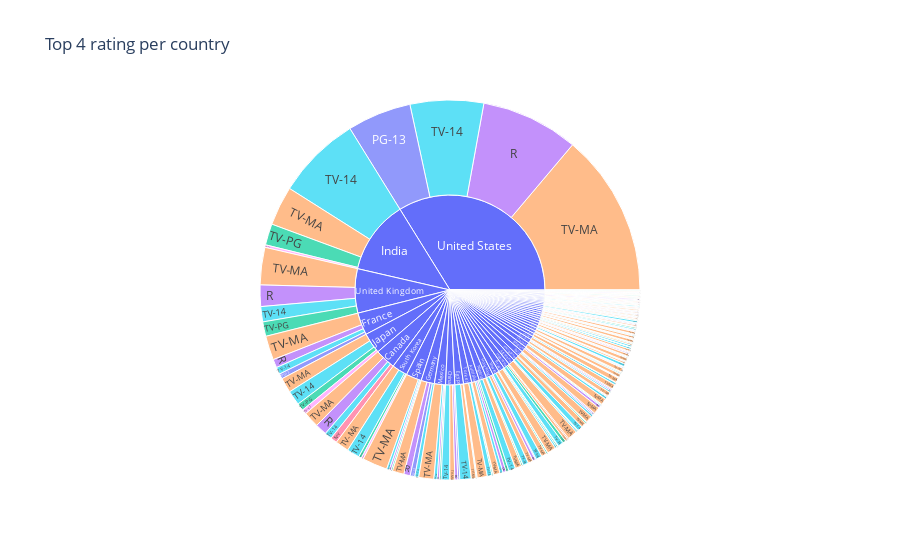

Notebook cell for this chart:
### Code cell
rating_country_df=rating_distribution_df.drop('type',axis=1).merge(country_filtered_8_df,how='inner',on='show_id').groupby(by=['country','rating'],sort=False).count().reset_index().rename({'show_id':'Count'},axis=1).sort_values(by=['country','Count'],ascending=False).groupby('country').head(4)
# fig=pl.treemap(rating_country_df,path=[pl.Constant("Country"),'country','rating'],values='Count',color='rating',title='Top 4 rating per country')
# fig.update_layout(margin = dict(t=50, l=50, r=25, b=25))
# fig.show()
pl.sunburst(rating_country_df,path=['country','rating'],values='Count',color='rating',title='Top 4 rating per country')

### Figure 1 — Plotly figure (JSON) as saved in the notebook; plotly's stock layout.template omitted (floating-point values rounded to 4 significant figures; data arrays with more than 128 entries replaced by an {"elided": "..."} marker saying what was removed)
{"data": [{"branchvalues": "total", "customdata": {"elided": "277x1 str values"}, "domain": {"x": [0, 1], "y": [0, 1]}, "hovertemplate": "labels=%{label}<br>Count=%{value}<br>parent=%{parent}<br>id=%{id}<br>rating=%{customdata[0]}<extra></extra>", "ids": {"elided": "277 str values"}, "labels": {"elided": "277 str values"}, "marker": {"colors": {"elided": "277 str values"}}, "name": "", "parents": {"elided": "277 str values"}, "type": "sunburst", "values": {"elided": "277 int values"}}], "layout": {"legend": {"tracegroupgap": 0}, "title": {"text": "Top 4 rating per country"}}}
